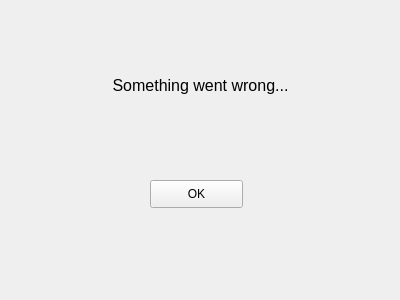
<?xml version="1.0" encoding="UTF-8"?>
<ui version="4.0">
 <class>Error_message</class>
 <widget class="QWidget" name="Error_message">
  <property name="geometry">
   <rect>
    <x>0</x>
    <y>0</y>
    <width>400</width>
    <height>300</height>
   </rect>
  </property>
  <property name="windowTitle">
   <string>Form</string>
  </property>
  <widget class="QPushButton" name="OK_pushButton">
   <property name="geometry">
    <rect>
     <x>150</x>
     <y>180</y>
     <width>93</width>
     <height>28</height>
    </rect>
   </property>
   <property name="text">
    <string>OK</string>
   </property>
  </widget>
  <widget class="QLabel" name="label">
   <property name="geometry">
    <rect>
     <x>10</x>
     <y>30</y>
     <width>381</width>
     <height>111</height>
    </rect>
   </property>
   <property name="text">
    <string>&lt;html&gt;&lt;head/&gt;&lt;body&gt;&lt;p align=&quot;center&quot;&gt;&lt;span style=&quot; font-size:12pt;&quot;&gt;Something went wrong...&lt;/span&gt;&lt;/p&gt;&lt;/body&gt;&lt;/html&gt;</string>
   </property>
   <property name="openExternalLinks">
    <bool>true</bool>
   </property>
  </widget>
 </widget>
 <resources/>
 <connections/>
</ui>
